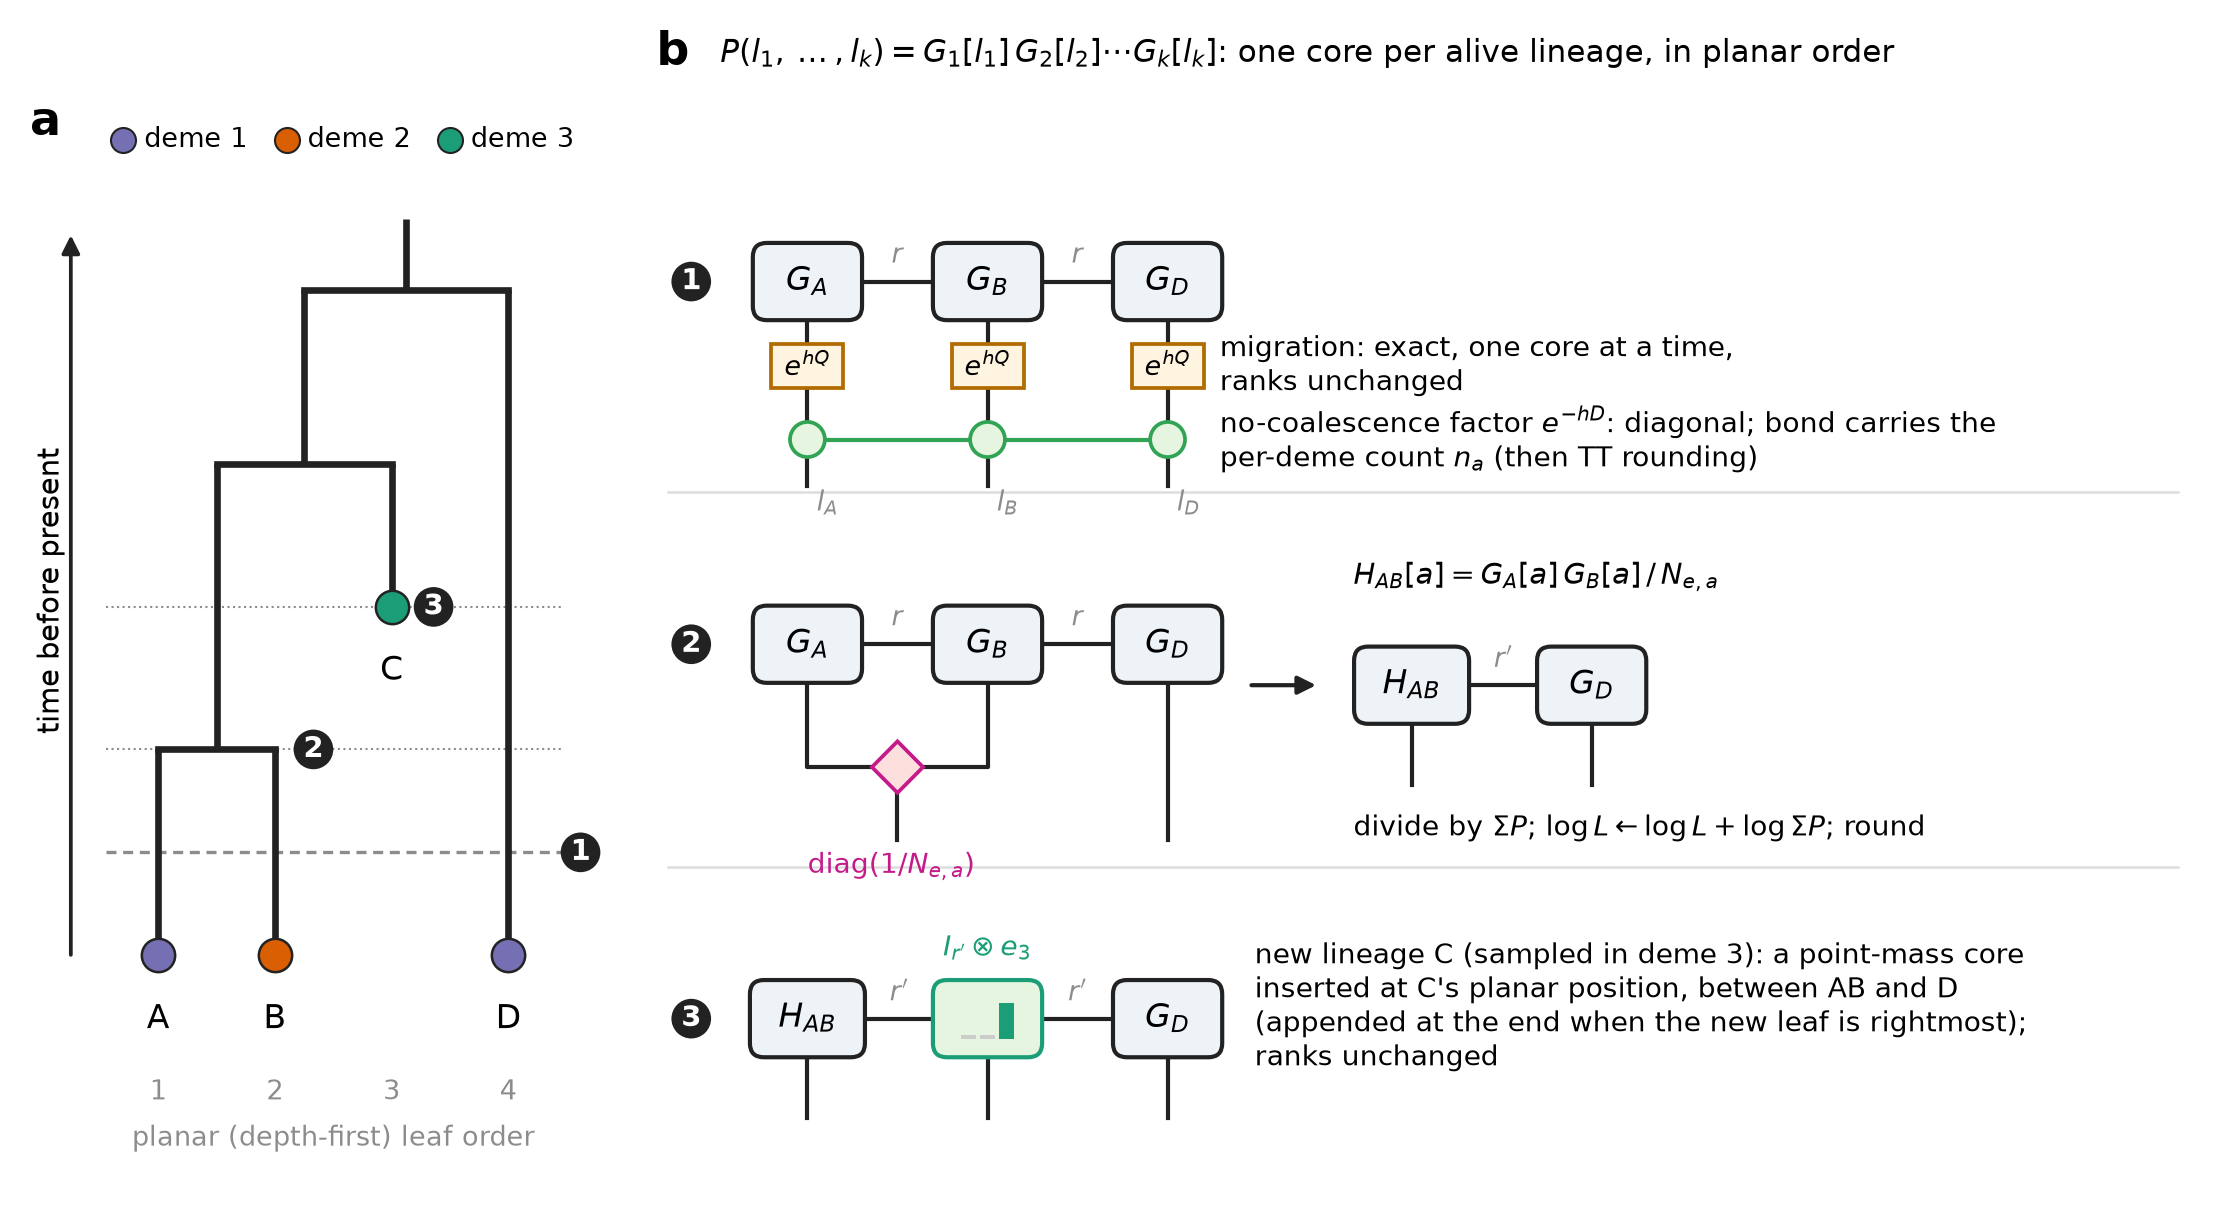

The script that drew this image:
"""Figure 1: method schematic (planar leaf order, one TT core per lineage, local event operators)."""
from matplotlib.patches import FancyBboxPatch, Polygon, Rectangle, FancyArrowPatch

from common import plt, save

DEME = ["#7570b3", "#d95f02", "#1b9e77"]  # deme 1, 2, 3
INK = "#222222"
GREY = "#8c8c8c"
CORE_FC = "#eef3f8"


# ---------------------------------------------------------------- drawing helpers
def core(ax, x, y, label, w=0.9, h=0.62, fc=CORE_FC, ec=INK, ls="-"):
    ax.add_patch(FancyBboxPatch((x - w / 2, y - h / 2), w, h, boxstyle="round,pad=0.02,rounding_size=0.12",
                                fc=fc, ec=ec, lw=1.0, ls=ls, zorder=3))
    ax.text(x, y, label, ha="center", va="center", fontsize=8, zorder=4)


def bond(ax, x0, x1, y, label=None, ls="-"):
    ax.plot([x0, x1], [y, y], color=INK, lw=1.0, ls=ls, zorder=2)
    if label:
        ax.text((x0 + x1) / 2, y + 0.1, label, ha="center", va="bottom", fontsize=6.5, color=GREY)


def leg(ax, x, y0, y1, label=None, color=INK):
    ax.plot([x, x], [y0, y1], color=color, lw=1.0, zorder=2)
    if label:
        ax.text(x + 0.08, y1 + 0.02, label, ha="left", va="bottom", fontsize=6.5, color=GREY)


def opbox(ax, x, y, label, w=0.62, h=0.38, fc="#fff4e0", ec="#b26b00"):
    ax.add_patch(Rectangle((x - w / 2, y - h / 2), w, h, fc=fc, ec=ec, lw=0.9, zorder=3))
    ax.text(x, y, label, ha="center", va="center", fontsize=6.5, zorder=4)


def diamond(ax, x, y, s=0.22, fc="#fde0dd", ec="#c51b8a"):
    ax.add_patch(Polygon([(x, y + s), (x + s, y), (x, y - s), (x - s, y)], closed=True, fc=fc, ec=ec, lw=0.9,
                         zorder=3))


def arrow(ax, x0, y0, x1, y1):
    ax.add_patch(FancyArrowPatch((x0, y0), (x1, y1), arrowstyle="-|>", mutation_scale=9, lw=1.0, color=INK,
                                 zorder=2))


def delta_bars(ax, x, y, deme, w=0.13, hmax=0.3):
    for a in range(3):
        hh = hmax if a == deme else 0.03
        ax.add_patch(Rectangle((x + (a - 1) * (w + 0.03) - w / 2, y), w, hh, fc=DEME[a] if a == deme else "#cccccc",
                               ec="none", zorder=4))


# ---------------------------------------------------------------- figure
fig = plt.figure(figsize=(7.2, 3.9))
axT = fig.add_axes([0.0, 0.04, 0.27, 0.90])
axB = fig.add_axes([0.29, 0.0, 0.71, 1.0])

# (a) time tree; time runs backward = upward.  Planar (depth-first) leaf order A, B, C, D.
x = {"A": 0, "B": 1, "C": 2, "D": 3}
tip_t = {"A": 0.0, "B": 0.0, "C": 2.2, "D": 0.0}
tip_deme = {"A": 0, "B": 1, "C": 2, "D": 0}
t_ab, t_abc, t_root = 1.3, 3.1, 4.2
x_ab = (x["A"] + x["B"]) / 2
x_abc = (x_ab + x["C"]) / 2
x_root = (x_abc + x["D"]) / 2
lw = 1.6
seg = [  # (x, t0, t1) vertical branches
    (x["A"], 0, t_ab), (x["B"], 0, t_ab), (x_ab, t_ab, t_abc), (x["C"], tip_t["C"], t_abc),
    (x_abc, t_abc, t_root), (x["D"], 0, t_root), (x_root, t_root, t_root + 0.45)]
for xx, a, b in seg:
    axT.plot([xx, xx], [a, b], color=INK, lw=lw, solid_capstyle="butt")
for xa, xb, t in [(x["A"], x["B"], t_ab), (x_ab, x["C"], t_abc), (x_abc, x["D"], t_root)]:
    axT.plot([xa, xb], [t, t], color=INK, lw=lw, solid_capstyle="projecting")
for nm in "ABCD":
    axT.plot(x[nm], tip_t[nm], "o", ms=8, mfc=DEME[tip_deme[nm]], mec=INK, mew=0.6, zorder=5)
    axT.text(x[nm], tip_t[nm] - 0.3, nm, ha="center", va="top", fontsize=8)
# planar positions
for nm, i in zip("ABCD", range(1, 5)):
    axT.text(x[nm], -0.78, f"{i}", ha="center", va="top", fontsize=6.5, color=GREY)
axT.text(1.5, -1.07, "planar (depth-first) leaf order", ha="center", va="top", fontsize=6.5, color=GREY)
# event markers (numbers match panel b)
# event 1: a time slice through the first interval
axT.plot([-0.45, 3.45], [0.65, 0.65], color=GREY, lw=0.8, ls=(0, (3, 2)), zorder=1)


def badge(ax, x0, y0, s):
    ax.text(x0, y0, s, ha="center", va="center", fontsize=7, color="white", fontweight="bold", zorder=6,
            bbox=dict(boxstyle="circle,pad=0.18", fc=INK, ec="none"))


badge(axT, 3.62, 0.65, "1")
badge(axT, x["B"] + 0.33, t_ab, "2")
badge(axT, x["C"] + 0.36, tip_t["C"], "3")
for t in (t_ab, tip_t["C"]):
    axT.plot([-0.45, 3.45], [t, t], color=GREY, lw=0.5, ls=":", zorder=0)
# time axis
axT.annotate("", xy=(-0.75, t_root + 0.4), xytext=(-0.75, -0.05),
             arrowprops=dict(arrowstyle="-|>", color=INK, lw=0.9, mutation_scale=9))
axT.text(-0.92, (t_root + 0.4) / 2, "time before present", rotation=90, ha="center", va="center", fontsize=7)
# deme legend
for a in range(3):
    axT.plot(-0.3 + a * 1.4, t_root + 0.95, "o", ms=6, mfc=DEME[a], mec=INK, mew=0.5)
    axT.text(-0.12 + a * 1.4, t_root + 0.95, f"deme {a + 1}", va="center", fontsize=6.5)
axT.set_xlim(-1.1, 3.9)
axT.set_ylim(-1.25, t_root + 1.2)
axT.axis("off")
axT.text(-1.1, t_root + 1.2, "a", fontsize=11, fontweight="bold", va="top")

# (b) TT operations
ax = axB
ax.set_xlim(0, 13.2)
ax.set_ylim(0, 10.0)
ax.axis("off")
ax.text(0.0, 10.0, "b", fontsize=11, fontweight="bold", va="top")
ax.text(0.55, 9.93, r"$P(l_1,\dots,l_k)=G_1[l_1]\,G_2[l_2]\cdots G_k[l_k]$: one core per alive lineage, in planar order",
        fontsize=7.5, va="top")

dx = 1.55  # core spacing

# --- row 1: one time step in the interval (A, B, D alive)
y1 = 7.85
badge(ax, 0.3, y1, "1")
xs = [1.3 + i * dx for i in range(3)]
names = [r"$G_A$", r"$G_B$", r"$G_D$"]
for i, (xx, nm) in enumerate(zip(xs, names)):
    core(ax, xx, y1, nm)
    leg(ax, xx, y1 - 0.31, y1 - 1.75)
    opbox(ax, xx, y1 - 0.72, r"$e^{hQ}$")
for i in range(2):
    bond(ax, xs[i] + 0.45, xs[i + 1] - 0.45, y1, r"$r$")
# diagonal count operator (MPO) acting on all legs
ym = y1 - 1.35
for xx in xs:
    ax.add_patch(plt.Circle((xx, ym), 0.15, fc="#e5f5e0", ec="#31a354", lw=0.9, zorder=3))
for i in range(2):
    ax.plot([xs[i] + 0.15, xs[i + 1] - 0.15], [ym, ym], color="#31a354", lw=1.0, zorder=2)
ax.text(xs[-1] + 0.45, y1 - 0.72, "migration: exact, one core at a time,\nranks unchanged",
        fontsize=6.8, va="center")
ax.text(xs[-1] + 0.45, ym, r"no-coalescence factor $e^{-hD}$: diagonal; bond carries the" "\n"
        r"per-deme count $n_a$ (then TT rounding)", fontsize=6.8, va="center")
for xx, l in zip(xs, ["$l_A$", "$l_B$", "$l_D$"]):
    ax.text(xx + 0.08, y1 - 1.78, l, fontsize=6.5, color=GREY, va="top")

# --- row 2: coalescence of A and B (adjacent cores)
y2 = 4.75
badge(ax, 0.3, y2, "2")
xa, xb, xd = 1.3, 1.3 + dx, 1.3 + 2 * dx
core(ax, xa, y2, r"$G_A$")
core(ax, xb, y2, r"$G_B$")
core(ax, xd, y2, r"$G_D$")
bond(ax, xa + 0.45, xb - 0.45, y2, r"$r$")
bond(ax, xb + 0.45, xd - 0.45, y2, r"$r$")
xm, ymd = (xa + xb) / 2, y2 - 1.05
ax.plot([xa, xa, xm - 0.2], [y2 - 0.31, ymd, ymd], color=INK, lw=1.0, zorder=2)
ax.plot([xb, xb, xm + 0.2], [y2 - 0.31, ymd, ymd], color=INK, lw=1.0, zorder=2)
diamond(ax, xm, ymd)
leg(ax, xm, ymd - 0.22, ymd - 0.62)
leg(ax, xd, y2 - 0.31, ymd - 0.62)
ax.text(xm - 0.05, ymd - 0.72, r"$\mathrm{diag}(1/N_{e,a})$", fontsize=6.8, color="#c51b8a", ha="center",
        va="top")
arrow(ax, xd + 0.65, y2 - 0.35, xd + 1.35, y2 - 0.35)
xh, xd2 = xd + 2.1, xd + 2.1 + dx
core(ax, xh, y2 - 0.35, r"$H_{AB}$", w=0.95)
core(ax, xd2, y2 - 0.35, r"$G_D$")
bond(ax, xh + 0.48, xd2 - 0.45, y2 - 0.35, r"$r'$")
leg(ax, xh, y2 - 0.66, y2 - 1.2)
leg(ax, xd2, y2 - 0.66, y2 - 1.2)
ax.text(xh - 0.5, y2 + 0.45, r"$H_{AB}[a]=G_A[a]\,G_B[a]\,/\,N_{e,a}$", fontsize=7, va="bottom")
ax.text(xh - 0.5, y2 - 1.45, r"divide by $\Sigma P$; $\log L \leftarrow \log L + \log \Sigma P$; round",
        fontsize=6.8, va="top")

# --- row 3: sampling of C (insert a delta core at its planar position)
y3 = 1.55
badge(ax, 0.3, y3, "3")
xh3, xc3, xd3 = 1.3, 1.3 + dx, 1.3 + 2 * dx
core(ax, xh3, y3, r"$H_{AB}$", w=0.95)
core(ax, xc3, y3, "", fc="#e5f5e0", ec=DEME[2])
delta_bars(ax, xc3, y3 - 0.17, 2)
ax.text(xc3, y3 + 0.48, r"$I_{r'}\otimes e_{3}$", fontsize=6.8, ha="center", va="bottom", color=DEME[2])
core(ax, xd3, y3, r"$G_D$")
bond(ax, xh3 + 0.48, xc3 - 0.45, y3, r"$r'$")
bond(ax, xc3 + 0.45, xd3 - 0.45, y3, r"$r'$")
for xx in (xh3, xc3, xd3):
    leg(ax, xx, y3 - 0.31, y3 - 0.85)
ax.text(xd3 + 0.75, y3 + 0.1,
        "new lineage C (sampled in deme 3): a point-mass core\n"
        "inserted at C's planar position, between AB and D\n"
        "(appended at the end when the new leaf is rightmost);\nranks unchanged",
        fontsize=6.8, va="center")

# separators
for yy in (6.05, 2.85):
    ax.plot([0.1, 13.1], [yy, yy], color="#dddddd", lw=0.6)

save(fig, "fig1_schematic")
